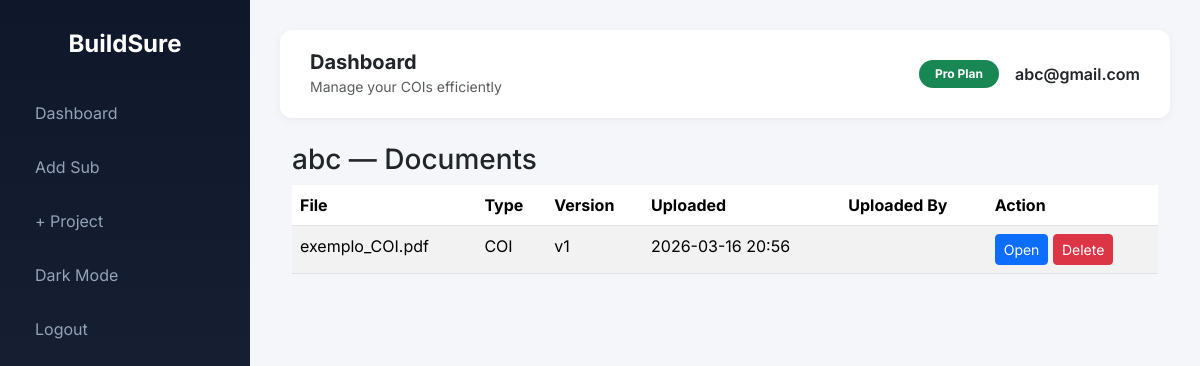
The app's page /sub/2/documents (signed in) with its own data.
### main.py (models this page shows, shortened)
class User(UserMixin, db.Model):
    __tablename__ = "user"
    id = db.Column(db.Integer, primary_key=True)
    email = db.Column(
        db.String(120),
        unique=True,
        index=True,
        nullable=False
    )
    password_hash = db.Column(db.String(200), nullable=False)
    paid = db.Column(db.Boolean, default=False)
    timezone = db.Column(db.String(50), default="US/Eastern")
    created_at = db.Column(
        db.DateTime,
        default=datetime.utcnow
    )
    projects = db.relationship(
        "Project",
        backref="owner",
        lazy=True,
        cascade="all, delete-orphan"
    )
    subs = db.relationship(
        "Subcontractor",
        backref="owner",
        lazy=True,
        cascade="all, delete-orphan"
    )

class Subcontractor(db.Model):
    __tablename__ = "subcontractor"
    id = db.Column(db.Integer, primary_key=True)
    user_id = db.Column(
        db.Integer,
        db.ForeignKey("user.id"),
        nullable=False,
        index=True
    )
    projects = db.relationship(
    "ProjectSubcontractor",
    back_populates="subcontractor",
    lazy="joined",
    cascade="all, delete-orphan"
    )
    name = db.Column(
        db.String(150),
        nullable=False
    )
    email = db.Column(
        db.String(150),
        index=True
    )
    phone = db.Column(db.String(30))
    role = db.Column(db.String(100))
    timezone = db.Column(
        db.String(50),
        default="US/Eastern"
    )
    coi_expiration = db.Column(
        db.Date,
        index=True
    )
    last_reminder_sent = db.Column(db.DateTime)
    created_at = db.Column(
        db.DateTime,
        default=datetime.utcnow
    )
    documents = db.relationship(
        "Document",
        backref="sub",
        lazy="selectin",
        cascade="all, delete-orphan"
    )

class Document(db.Model):
    __tablename__ = "document"
    id = db.Column(db.Integer, primary_key=True)
    filename = db.Column(
        db.String(255),
        nullable=False
    )
    original_name = db.Column(
        db.String(255)
    )
    document_type = db.Column(
        db.String(100),
        index=True
    )
    version = db.Column(
        db.Integer,
        default=1
    )
    sub_id = db.Column(
        db.Integer,
        db.ForeignKey("subcontractor.id"),
        index=True
    )
    project_id = db.Column(
        db.Integer,
        db.ForeignKey("project.id"),
        index=True
    )
    uploaded_by = db.Column(
        db.Integer,
        db.ForeignKey("user.id"),
        index=True
    )
    uploader = db.relationship(
        "User",
        backref="uploaded_documents"
    )
    uploaded_at = db.Column(
        db.DateTime,
        default=datetime.utcnow,
        index=True
    )

### main.py (the view)
@app.route("/sub/<int:sub_id>/documents")
@login_required
def view_sub_documents(sub_id):
    sub = Subcontractor.query.filter_by(
        id=sub_id,
        user_id=current_user.id
    ).first_or_404()
    documents = (
        Document.query
        .filter_by(sub_id=sub.id)
        .order_by(Document.uploaded_at.desc())
        .all()
    )
    return render_template(
        "view_sub_documents.html",
        sub=sub,
        documents=documents
    )

### main.py (called while the page is built)
@login_manager.user_loader
def load_user(user_id):
    if not user_id:
        return None
    try:
        return db.session.get(User, int(user_id))
    except (ValueError, TypeError):
        return None

@app.template_filter("format_local_time")
def format_local_time(value):
    if not value:
        return ""
    tz_name = getattr(current_user, "timezone", "US/Eastern")
    try:
        tz = pytz.timezone(tz_name)
        if value.tzinfo is None:
            value = pytz.utc.localize(value)
        local_time = value.astimezone(tz)
        return local_time.strftime("%Y-%m-%d %H:%M")
    except Exception:
        return value.strftime("%Y-%m-%d %H:%M")

### templates/view_sub_documents.html (shortened to what this page needs)
{% extends "base.html" %}
{% block content %}
<h3>{{ sub.name }} — Documents</h3>
{% if documents %}
<table class="table table-striped">
<thead>
<tr>
<th>File</th>
<th>Type</th>
<th>Version</th>
<th>Uploaded</th>
<th>Uploaded By</th>
<th>Action</th>
</tr>
</thead>
<tbody>
{% for doc in documents %}
<tr>
<td>
{{ doc.original_name or doc.filename }}
</td>
<td>
{{ doc.document_type }}
</td>
<td>
v{{ doc.version }}
</td>
<td>
{{ doc.uploaded_at | format_local_time }}
</td>
<td>
</td>
<td>
<a href="{{ url_for('view_document', doc_id=doc.id) }}"
target="_blank"
class="btn btn-sm btn-primary">
Open
</a>
<form action="{{ url_for('delete_document', doc_id=doc.id) }}"
method="POST"
style="display:inline;">
<button class="btn btn-sm btn-danger"
onclick="return confirm('Delete this document?')">
Delete
</button>
</form>
</td>
</tr>
{% endfor %}
</tbody>
</table>
{% else %}
<p>No documents uploaded for this subcontractor.</p>
{% endif %}
{% endblock %}

### templates/base.html (shortened to what this page needs)
<!DOCTYPE html>
<html lang="en">
<head>
<link href="https://cdn.jsdelivr.net/npm/bootstrap@5.3.2/dist/css/bootstrap.min.css" rel="stylesheet">
</head>
<body>
{% if current_user.is_authenticated %}
<div class="sidebar">
<h4>BuildSure</h4>
<a href="{{ url_for('dashboard') }}">Dashboard</a> <a href="{{ url_for('add_sub') }}">Add Sub</a> <a href="{{ url_for('add_project') }}">+ Project</a>
<a href="#" id="toggleDark">Dark Mode</a>
<a href="{{ url_for('logout') }}">Logout</a>
</div>
{% endif %}
<div class="{% if current_user.is_authenticated %}main-content{% endif %}">
{% if current_user.is_authenticated %}
<div class="navbar-top d-flex justify-content-between align-items-center">
<div class="d-flex align-items-center gap-3">
<div>
<h5 class="mb-0 fw-bold">Dashboard</h5>
<small class="text-muted">Manage your COIs efficiently</small>
</div>
</div>
<div class="d-flex align-items-center gap-3">
<span class="badge bg-success rounded-pill px-3 py-2">
{{ "Pro Plan" if current_user.paid else "Free Plan" }}
</span>
<span class="fw-semibold">{{ current_user.email }}</span>
</div>
</div>
{% endif %}
<div class="position-fixed top-0 end-0 p-3" style="z-index:9999">
</div>
<div class="container-fluid">
{% block content %}{% endblock %}
</div>
</div>
</body>
</html>

### templates/base.html (style rules this page uses)
body { background-color:#f4f6f9; font-family:'Inter',sans-serif; transition:background-color .3s ease,color .3s ease; }
.sidebar { height:100vh; position:fixed; width:250px; background:linear-gradient(180deg,#0f172a,#1e293b); color:white; padding-top:30px; transition:transform .3s ease; }
.sidebar h4 { text-align:center; margin-bottom:30px; font-weight:700; }
.sidebar a { color:#94a3b8; text-decoration:none; display:block; padding:12px 20px; border-radius:10px; margin:6px 15px; transition:.2s ease; }
.main-content { margin-left:250px; padding:30px; transition:margin-left .3s ease; }
.navbar-top { background:white; padding:20px 30px; border-radius:12px; margin-bottom:25px; box-shadow:0 2px 10px rgba(0,0,0,0.05); transition:background .3s ease; }

### records on screen
User: paid "Pro Plan", email "abc@gmail.com"
Subcontractor: name "abc"
Document: original_name "exemplo_COI.pdf", document_type "COI", version "1", uploaded_at "2026-03-16 20:56"
